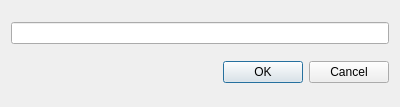
<?xml version="1.0" encoding="UTF-8"?>
<ui version="4.0">
 <class>UrlDialog</class>
 <widget class="QDialog" name="UrlDialog">
  <property name="geometry">
   <rect>
    <x>0</x>
    <y>0</y>
    <width>400</width>
    <height>107</height>
   </rect>
  </property>
  <property name="windowTitle">
   <string>Choisissez une url</string>
  </property>
  <layout class="QVBoxLayout" name="verticalLayout">
   <item>
    <widget class="QLineEdit" name="url_edit">
     <property name="placeholderText">
      <string/>
     </property>
    </widget>
   </item>
   <item>
    <widget class="QDialogButtonBox" name="buttonBox">
     <property name="orientation">
      <enum>Qt::Horizontal</enum>
     </property>
     <property name="standardButtons">
      <set>QDialogButtonBox::Cancel|QDialogButtonBox::Ok</set>
     </property>
    </widget>
   </item>
  </layout>
 </widget>
 <resources/>
 <connections>
  <connection>
   <sender>buttonBox</sender>
   <signal>accepted()</signal>
   <receiver>UrlDialog</receiver>
   <slot>accept()</slot>
   <hints>
    <hint type="sourcelabel">
     <x>248</x>
     <y>254</y>
    </hint>
    <hint type="destinationlabel">
     <x>157</x>
     <y>274</y>
    </hint>
   </hints>
  </connection>
  <connection>
   <sender>buttonBox</sender>
   <signal>rejected()</signal>
   <receiver>UrlDialog</receiver>
   <slot>reject()</slot>
   <hints>
    <hint type="sourcelabel">
     <x>316</x>
     <y>260</y>
    </hint>
    <hint type="destinationlabel">
     <x>286</x>
     <y>274</y>
    </hint>
   </hints>
  </connection>
 </connections>
</ui>
